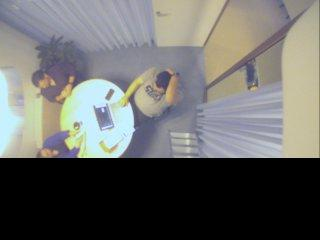
#> input picture alif_beta/2025-12-19_10-50-09/shared image (1).jpeg, 320 x 240 px
$ python -i preprocess.py   (imports and definitions only)
#> lines starting #> are read from the running program, lines starting #| are printed output that depends on the picture
"""ALIF white balance + CLAHE, the same pipeline used to build the training
datasets.

Ported verbatim from
`people_detection_pg2/cam4_revB/alif_awb.py` (`white_balance_vectorized`) and
`people_detection_pg2/cam4_revB/preprocess_dataset.py` (`apply_clahe`), so that
camera_qc stays self-contained and usable outside this repo. Keep the two
copies in sync: an image preprocessed here must be bit-identical to one
preprocessed by `preprocess_dataset.py --mode wb_alif_clahe` (that script also
offers a sharpness augmentation stage, which is deliberately *not* copied — it
is a random training-time augmentation, not part of the capture pipeline).

All functions take and return RGB uint8 arrays, matching `metrics.load_rgb`.
"""

from __future__ import annotations

import logging

import cv2
import numpy as np


log = logging.getLogger(__name__)

MODE = "wb_alif_clahe"  # the single pipeline this module implements

# === Shared Constants ===
CORRECTION_MATRIX = np.array([
    [1.86,  0.00, -0.05],  # R
    [-0.16, 0.95, -0.53],  # G
    [-0.53, 0.07,  2.27]   # B
], dtype=np.float32)

CLAHE_CLIP_LIMIT = 3.0
CLAHE_TILE_GRID_SIZE = (8, 8)


# === Utilities ===

# [42 lines left out: functions srgb_oetf, prepare_gamma_lut, white_balance_vectorized, not called in this run]


# === CLAHE ===

def apply_clahe(image_rgb: np.ndarray) -> np.ndarray:
    lab = cv2.cvtColor(image_rgb.copy(), cv2.COLOR_RGB2LAB)
#> lab: shape (240, 320, 3); mean of channels 0, 1, 2 110.6, 127.8, 129.2
    l_channel, a_channel, b_channel = cv2.split(lab)
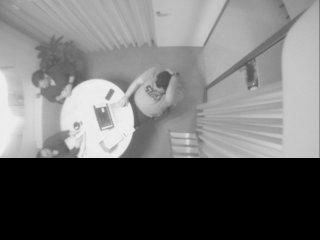
#> l_channel: shape (240, 320); min 0, max 249, mean 110.6
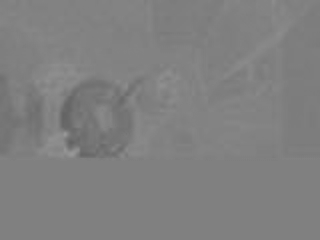
#> a_channel: shape (240, 320); min 99, max 152, mean 127.8
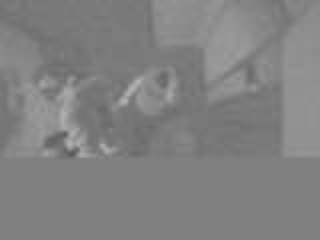
#> b_channel: shape (240, 320); min 89, max 180, mean 129.2
    clahe = cv2.createCLAHE(
        clipLimit=CLAHE_CLIP_LIMIT, tileGridSize=CLAHE_TILE_GRID_SIZE
    )
    l_channel = clahe.apply(l_channel)
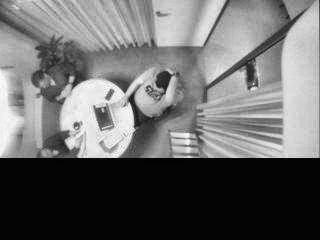
#> l_channel: shape (240, 320); min 3, max 254, mean 105.6
    merged = cv2.merge((l_channel, a_channel, b_channel))
#> merged: shape (240, 320, 3); mean of channels 0, 1, 2 105.6, 127.8, 129.2
    return cv2.cvtColor(merged, cv2.COLOR_LAB2RGB)
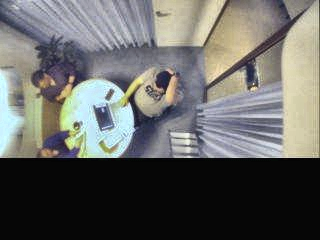
#> returned value: shape (240, 320, 3); mean R, G, B 101.7, 102, 99.3


# === Public entry point ===

# [8 lines left out: function preprocess_rgb, not called in this run]

>>> import cv2
>>> picture = cv2.cvtColor(cv2.imread('../../alif_beta/2025-12-19_10-50-09/shared image (1).jpeg'), cv2.COLOR_BGR2RGB)
>>> result = apply_clahe(picture)

$ run again, on alif_beta/2025-12-19_10-50-09/shared image (2).jpeg
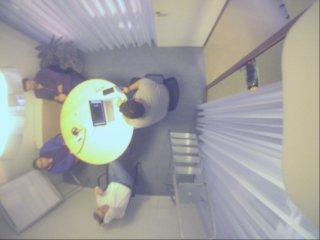
#> input picture alif_beta/2025-12-19_10-50-09/shared image (2).jpeg, 320 x 240 px
#> lab: shape (240, 320, 3); mean of channels 0, 1, 2 168.7, 128.2, 128.5
#> in apply_clahe, `l_channel, a_channel, b_channel = cv2.split(lab)`:
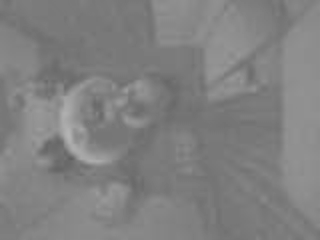
#> b_channel: shape (240, 320); min 97, max 180, mean 128.5
#> merged: shape (240, 320, 3); mean of channels 0, 1, 2 157.3, 128.2, 128.5
#> in apply_clahe, `return cv2.cvtColor(merged, cv2.COLOR_LAB2RGB)`:
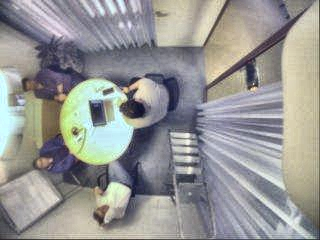
#> returned value: shape (240, 320, 3); mean R, G, B 150.3, 150.4, 148.9

$ run again, on alif_beta/2025-12-19_10-50-09/shared image.jpeg
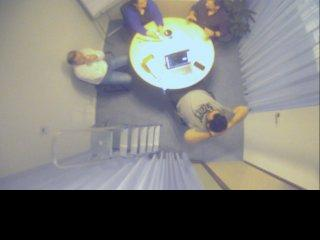
#> input picture alif_beta/2025-12-19_10-50-09/shared image.jpeg, 320 x 240 px
#> lab: shape (240, 320, 3); mean of channels 0, 1, 2 130.3, 128, 129.5
#> in apply_clahe, `l_channel, a_channel, b_channel = cv2.split(lab)`:
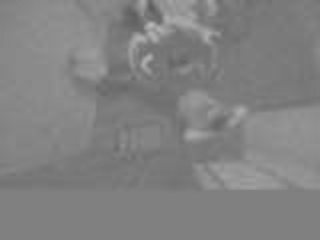
#> b_channel: shape (240, 320); min 92, max 185, mean 129.5
#> merged: shape (240, 320, 3); mean of channels 0, 1, 2 125.2, 128, 129.5
#> in apply_clahe, `return cv2.cvtColor(merged, cv2.COLOR_LAB2RGB)`:
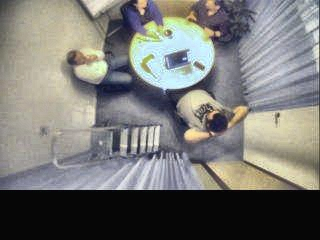
#> returned value: shape (240, 320, 3); mean R, G, B 120.6, 120.2, 117
